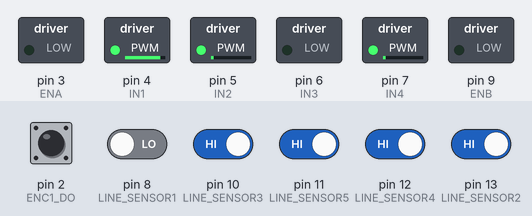
The sketch below on a simulated Arduino Uno, built with avr-gcc and run on an emulated ATmega328P. On the bench: switched loads named in the sketch (green lamp = pin HIGH). The test bench sets the inputs (shaded band); at power-on: pin 2 (ENC1_DO), pin 10 (LINE_SENSOR3), pin 11 (LINE_SENSOR5), pin 12 (LINE_SENSOR4), pin 13 (LINE_SENSOR2) HIGH, pin 8 (LINE_SENSOR1) LOW.

Above: at 3.2 s.
3.3 s: pin 8 (LINE_SENSOR1) driven HIGH
At 4.0 s:
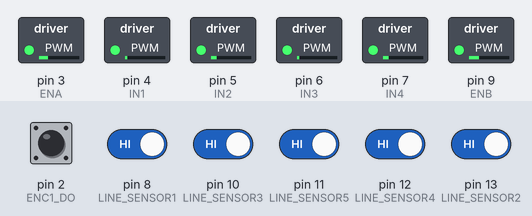
4.8 s: pin 10 (LINE_SENSOR3) driven LOW
At 5.6 s:
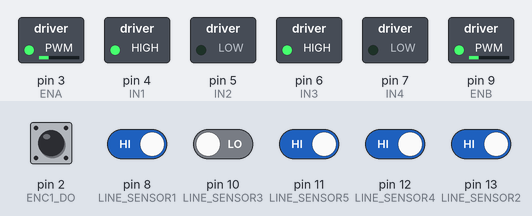
6.3 s: pin 12 (LINE_SENSOR4) driven LOW
Timing chart, 0 to 7.0 s (numbered marks = the images above; inputs shaded):
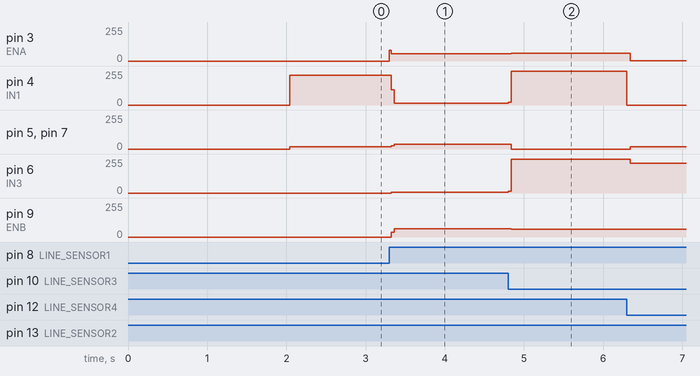

The sketch:

bortola.ino
```cpp
// =================== PIN DEFINITIONS ===================
// Motor Pins
#define ENA 3
#define IN1 4
#define IN2 5
#define ENB 9
#define IN3 6
#define IN4 7

// Encoder Pins
#define ENC1_DO 2  // Encoder 1 — interrupt pin
#define ENC2_DO 0  // Encoder 2 — second encoder

// Ultrasonic Sensor Pins
#define TRIG A0
#define ECHO A1

// Line Follower Pins
#define LINE_SENSOR1 8
#define LINE_SENSOR2 13
#define LINE_SENSOR3 10
#define LINE_SENSOR4 12
#define LINE_SENSOR5 11

// =================== VARIABLES ===================
// Encoder variables
volatile int encoderCount1 = 0;
volatile int encoderCount2 = 0;
const int pulsesPerRev = 85;
const float wheelCircumference = 21.0;
float pulsesPerCM = pulsesPerRev / wheelCircumference;

// Timing
#define OBSTACLE_WAIT_TIME 1000

// =================== SETUP ===================
void setup() {
  // Motor setup
  pinMode(ENA, OUTPUT);
  pinMode(IN1, OUTPUT);
  pinMode(IN2, OUTPUT);
  pinMode(ENB, OUTPUT);
  pinMode(IN3, OUTPUT);
  pinMode(IN4, OUTPUT);

  // Encoders
  pinMode(ENC1_DO, INPUT);
  pinMode(ENC2_DO, INPUT);
  attachInterrupt(digitalPinToInterrupt(ENC1_DO), encoder1ISR, RISING);
  attachInterrupt(digitalPinToInterrupt(ENC2_DO), encoder2ISR, RISING);

  // Ultrasonic sensor
  pinMode(TRIG, OUTPUT);
  pinMode(ECHO, INPUT);

  // Line sensors
  pinMode(LINE_SENSOR1, INPUT);
  pinMode(LINE_SENSOR2, INPUT);
  pinMode(LINE_SENSOR3, INPUT);
  pinMode(LINE_SENSOR4, INPUT);
  pinMode(LINE_SENSOR5, INPUT);


  delay(2000);
}

// =================== MAIN LOOP ===================
void loop() {


  lineFollowing();
}
// =================== ENCODER INTERRUPTS ===================
void encoder1ISR() {
  encoderCount1++;
}

void encoder2ISR() {
  encoderCount2++;
}

// =================== STOP MOTOR ===================
void stopMotors() {
  digitalWrite(IN1, LOW);
  digitalWrite(IN2, LOW);
  digitalWrite(IN3, LOW);
  digitalWrite(IN4, LOW);
}

// =================== LINE FOLLOWING ===================
void lineFollowing() {
  int baseSpeed = 60;  // Base speed for motors (0-255)
  int turnSpeed = 50;  // Speed for turning

  while (true) {
    int sensor1 = digitalRead(LINE_SENSOR1);
    int sensor2 = digitalRead(LINE_SENSOR2);
    int sensor3 = digitalRead(LINE_SENSOR3);
    int sensor4 = digitalRead(LINE_SENSOR4);
    int sensor5 = digitalRead(LINE_SENSOR5);

    Serial.print("Sensors: ");
    Serial.print(sensor1);
    Serial.print(" ");
    Serial.print(sensor2);
    Serial.print(" ");
    Serial.print(sensor3);
    Serial.print(" ");
    Serial.print(sensor4);
    Serial.print(" ");
    Serial.println(sensor5);

    // Black line = LOW, White surface = HIGH
    if (sensor1 == HIGH && sensor2 == HIGH && sensor3 == HIGH && sensor5 == HIGH) {
      moveBackward(baseSpeed);
      moveBackward(baseSpeed);
      turnLeft(turnSpeed);
      turnRight(turnSpeed);
      stopMotors();
      moveBackward(baseSpeed);
    }
    if (sensor3 == LOW && sensor2 == HIGH && sensor4 == HIGH) {
      moveForward(baseSpeed);
    } else if (sensor2 == LOW) {
      stopMotors();
      moveBackward(baseSpeed);
      turnLeft(turnSpeed);
    } else if (sensor1 == LOW && sensor5 == HIGH) {
      stopMotors();
      moveBackward(baseSpeed);
      turnLeft(turnSpeed);
    } else if (sensor4 == LOW && sensor5 == HIGH) {
      stopMotors();
      moveBackward(baseSpeed);
      turnRight(turnSpeed);
    } else if (sensor5 == LOW) {
      stopMotors();
      moveBackward(baseSpeed);
      turnRight(turnSpeed);
    } else {
      stopMotors();
      moveBackward(baseSpeed);
      stopMotors();
    }
  }
}
// Function to move forward
void moveForward(int speed) {
  analogWrite(ENA, speed);
  analogWrite(ENB, speed);
  digitalWrite(IN1, HIGH);
  digitalWrite(IN2, LOW);
  digitalWrite(IN3, HIGH);
  digitalWrite(IN4, LOW);
}

void moveBackward(int speed) {
  analogWrite(ENA, speed);
  analogWrite(ENB, speed);
  digitalWrite(IN1, LOW);
  digitalWrite(IN2, HIGH);
  digitalWrite(IN3, LOW);
  digitalWrite(IN4, HIGH);
}

// Function to turn slightly right
void turnRight(int speed) {
  analogWrite(ENA, 0);
  analogWrite(ENB, 150);
  digitalWrite(IN1, LOW);
  digitalWrite(IN2, LOW);
  digitalWrite(IN3, HIGH);
  digitalWrite(IN4, LOW);
}

// Function to turn slightly left
void turnLeft(int speed) {
  analogWrite(ENA, speed + 30);
  analogWrite(ENB, 0);
  digitalWrite(IN1, HIGH);
  digitalWrite(IN2, LOW);
  digitalWrite(IN3, LOW);
  digitalWrite(IN4, LOW);
}


float objectDistance() {
  long duration, distance;
  digitalWrite(TRIG, LOW);
  delayMicroseconds(2);
  digitalWrite(TRIG, HIGH);
  delayMicroseconds(10);
  digitalWrite(TRIG, LOW);

  duration = pulseIn(ECHO, HIGH);
  distance = (duration / 2) / 29.1;
  return distance;
}
```

Measured:
- after the input at 4.8 s, pin 3 (ENA): 56/255 → 60/255 at once; pin 4 (IN1): 12/255 → 255/255 at once; pin 5 (IN2), pin 7 (IN4): 35/255 → 0/255 at once; pin 6 (IN3): 6/255 → 255/255 at once; pin 9 (ENB): 62/255 → 60/255 at once
- after the input at 6.3 s, pin 3 (ENA): 60/255 → 3/255 at once; pin 4 (IN1): 255/255 → 0/255 at once; pin 5 (IN2), pin 7 (IN4): 0/255 → 16/255 at once; pin 6 (IN3): 255/255 → 225/255 at once
